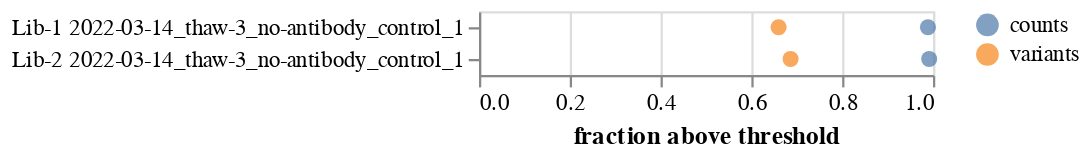

The notebook cell saved with this chart:
### Markdown cell above
Plot the fraction of all variants, and fraction of all counts, that are above the thresholds for the no-antibody conditions:

### Code cell
frac_counts_df = no_antibody_count_boxplot_df.drop(
    columns=[
        "median",
        "no_antibody_count_threshold",
        "min",
        "max",
        "percentile_25",
        "percentile_75",
    ],
).rename(
    columns={
        "frac_counts_above_threshold": "counts",
        "frac_variants_above_threshold": "variants",
    }
)

fraction_type_selection = alt.selection_point(
    fields=["fraction_type"],
    bind="legend",
)

frac_counts_chart = (
    alt.Chart(frac_counts_df)
    .transform_fold(fold=["counts", "variants"], as_=["fraction_type", "fraction"])
    .encode(
        y=alt.Y("library_sample", title=None),
        tooltip=[
            alt.Tooltip(c, format=".2g") if frac_counts_df[c].dtype == float else c
            for c in frac_counts_df.columns
            if c != "library_sample"
        ],
        x=alt.X(
            "fraction:Q",
            title="fraction above threshold",
            scale=alt.Scale(domain=(0, 1)),
        ),
        color=alt.Color(
            "fraction_type:N",
            title=None,
            scale=alt.Scale(domain=["counts", "variants"]),
        ),
    )
    .mark_point(filled=True, size=50)
    .properties(width=200, height=alt.Step(14))
    .configure_axis(labelLimit=500)
    .add_params(fraction_type_selection)
    .transform_filter(fraction_type_selection)
)

for s, name in zip(selections, selection_names):
    if name != "antibody":
        frac_counts_chart = frac_counts_chart.add_params(s).transform_filter(s)

frac_counts_chart

### Figure 1 — Vega-Lite specification as saved in the notebook (floating-point values rounded to 4 significant figures)
{"config": {"view": {"continuousWidth": 300, "continuousHeight": 300}, "axis": {"labelLimit": 500}}, "data": {"name": "data-3b0b9fc4095063584a60cb03c047c0bd"}, "mark": {"type": "point", "filled": true, "size": 50}, "encoding": {"color": {"field": "fraction_type", "scale": {"domain": ["counts", "variants"]}, "title": null, "type": "nominal"}, "tooltip": [{"field": "library", "type": "nominal"}, {"field": "no-antibody_sample", "type": "nominal"}, {"field": "counts", "format": ".2g", "type": "quantitative"}, {"field": "variants", "format": ".2g", "type": "quantitative"}, {"field": "virus_batch", "type": "nominal"}, {"field": "date", "type": "nominal"}], "x": {"field": "fraction", "scale": {"domain": [0, 1]}, "title": "fraction above threshold", "type": "quantitative"}, "y": {"field": "library_sample", "title": null, "type": "nominal"}}, "height": {"step": 14}, "params": [{"name": "param_7", "select": {"type": "point", "fields": ["fraction_type"]}, "bind": "legend"}, {"name": "param_1", "select": {"type": "point", "fields": ["library"]}, "bind": {"input": "select", "options": [null, "Lib-1", "Lib-2"], "labels": ["all", "Lib-1", "Lib-2"], "name": "library"}}, {"name": "param_2", "select": {"type": "point", "fields": ["date"]}, "bind": {"input": "select", "options": [null, "2022-03-14"], "labels": ["all", "2022-03-14"], "name": "date"}}, {"name": "param_4", "select": {"type": "point", "fields": ["virus_batch"]}, "bind": {"input": "select", "options": [null, "thaw-3"], "labels": ["all", "thaw-3"], "name": "virus_batch"}}], "transform": [{"fold": ["counts", "variants"], "as": ["fraction_type", "fraction"]}, {"filter": {"param": "param_7"}}, {"filter": {"param": "param_1"}}, {"filter": {"param": "param_2"}}, {"filter": {"param": "param_4"}}], "width": 200, "$schema": "https://vega.github.io/schema/vega-lite/v5.2.0.json", "datasets": {"data-3b0b9fc4095063584a60cb03c047c0bd": [{"library": "Lib-1", "no-antibody_sample": "2022-03-14_thaw-3_no-antibody_control_1", "library_sample": "Lib-1 2022-03-14_thaw-3_no-antibody_control_1", "counts": 0.9889, "variants": 0.66, "virus_batch": "thaw-3", "date": "2022-03-14"}, {"library": "Lib-2", "no-antibody_sample": "2022-03-14_thaw-3_no-antibody_control_1", "library_sample": "Lib-2 2022-03-14_thaw-3_no-antibody_control_1", "counts": 0.9917, "variants": 0.6864, "virus_batch": "thaw-3", "date": "2022-03-14"}]}}
